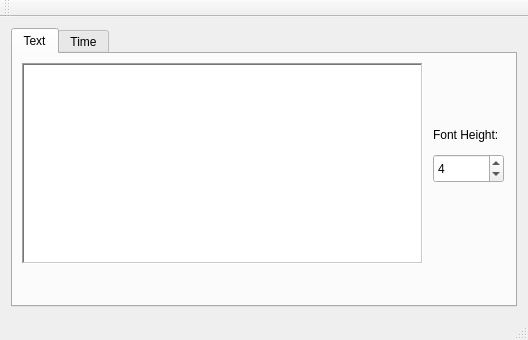
<?xml version="1.0" encoding="UTF-8"?>
<ui version="4.0">
 <class>MainWindow</class>
 <widget class="QMainWindow" name="MainWindow">
  <property name="geometry">
   <rect>
    <x>0</x>
    <y>0</y>
    <width>528</width>
    <height>340</height>
   </rect>
  </property>
  <property name="minimumSize">
   <size>
    <width>528</width>
    <height>340</height>
   </size>
  </property>
  <property name="maximumSize">
   <size>
    <width>528</width>
    <height>340</height>
   </size>
  </property>
  <property name="windowTitle">
   <string>Alphacool LCD test application</string>
  </property>
  <widget class="QWidget" name="centralWidget">
   <layout class="QGridLayout" name="gridLayout">
    <item row="0" column="0">
     <widget class="QTabWidget" name="tabWidget">
      <property name="sizePolicy">
       <sizepolicy hsizetype="Expanding" vsizetype="Expanding">
        <horstretch>0</horstretch>
        <verstretch>0</verstretch>
       </sizepolicy>
      </property>
      <property name="layoutDirection">
       <enum>Qt::LeftToRight</enum>
      </property>
      <property name="autoFillBackground">
       <bool>true</bool>
      </property>
      <property name="currentIndex">
       <number>0</number>
      </property>
      <widget class="QWidget" name="tabText">
       <attribute name="title">
        <string>Text</string>
       </attribute>
       <widget class="QTextEdit" name="textEdit">
        <property name="geometry">
         <rect>
          <x>9</x>
          <y>9</y>
          <width>401</width>
          <height>201</height>
         </rect>
        </property>
        <property name="font">
         <font>
          <pointsize>24</pointsize>
         </font>
        </property>
        <property name="frameShape">
         <enum>QFrame::WinPanel</enum>
        </property>
        <property name="verticalScrollBarPolicy">
         <enum>Qt::ScrollBarAsNeeded</enum>
        </property>
       </widget>
       <widget class="QSpinBox" name="spinBoxFontHeight">
        <property name="geometry">
         <rect>
          <x>420</x>
          <y>100</y>
          <width>71</width>
          <height>29</height>
         </rect>
        </property>
        <property name="minimum">
         <number>1</number>
        </property>
        <property name="maximum">
         <number>8</number>
        </property>
        <property name="value">
         <number>4</number>
        </property>
       </widget>
       <widget class="QLabel" name="label">
        <property name="geometry">
         <rect>
          <x>420</x>
          <y>70</y>
          <width>83</width>
          <height>21</height>
         </rect>
        </property>
        <property name="text">
         <string>Font Height:</string>
        </property>
       </widget>
      </widget>
      <widget class="QWidget" name="tab_2">
       <attribute name="title">
        <string>Time</string>
       </attribute>
       <layout class="QGridLayout" name="gridLayout_3">
        <item row="0" column="0">
         <widget class="QLCDNumber" name="lcdNumber">
          <property name="font">
           <font>
            <pointsize>2</pointsize>
           </font>
          </property>
          <property name="digitCount">
           <number>8</number>
          </property>
         </widget>
        </item>
       </layout>
      </widget>
     </widget>
    </item>
   </layout>
  </widget>
  <widget class="QMenuBar" name="menuBar">
   <property name="geometry">
    <rect>
     <x>0</x>
     <y>0</y>
     <width>528</width>
     <height>27</height>
    </rect>
   </property>
  </widget>
  <widget class="QToolBar" name="mainToolBar">
   <attribute name="toolBarArea">
    <enum>TopToolBarArea</enum>
   </attribute>
   <attribute name="toolBarBreak">
    <bool>false</bool>
   </attribute>
  </widget>
  <widget class="QStatusBar" name="statusBar"/>
 </widget>
 <layoutdefault spacing="6" margin="11"/>
 <resources/>
 <connections/>
</ui>
